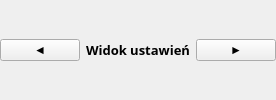
      <widget class="QFrame" name="frame_10">
       <property name="sizePolicy">
        <sizepolicy hsizetype="Expanding" vsizetype="Preferred">
         <horstretch>0</horstretch>
         <verstretch>0</verstretch>
        </sizepolicy>
       </property>
       <property name="frameShape">
        <enum>QFrame::NoFrame</enum>
       </property>
       <property name="frameShadow">
        <enum>QFrame::Raised</enum>
       </property>
       <layout class="QGridLayout" name="gridLayout_22">
        <property name="leftMargin">
         <number>0</number>
        </property>
        <property name="topMargin">
         <number>0</number>
        </property>
        <property name="rightMargin">
         <number>0</number>
        </property>
        <property name="bottomMargin">
         <number>0</number>
        </property>
        <item row="0" column="2">
         <widget class="QPushButton" name="nextStackBut">
          <property name="text">
           <string>►</string>
          </property>
         </widget>
        </item>
        <item row="0" column="0">
         <widget class="QPushButton" name="prevStackBut">
          <property name="sizePolicy">
           <sizepolicy hsizetype="Minimum" vsizetype="Fixed">
            <horstretch>0</horstretch>
            <verstretch>0</verstretch>
           </sizepolicy>
          </property>
          <property name="text">
           <string>◄</string>
          </property>
         </widget>
        </item>
        <item row="0" column="1">
         <widget class="QLabel" name="stackTitle">
          <property name="sizePolicy">
           <sizepolicy hsizetype="Expanding" vsizetype="Preferred">
            <horstretch>0</horstretch>
            <verstretch>0</verstretch>
           </sizepolicy>
          </property>
          <property name="font">
           <font>
            <family>Sans Serif</family>
            <pointsize>10</pointsize>
            <weight>75</weight>
            <bold>true</bold>
           </font>
          </property>
          <property name="text">
           <string>Widok ustawień</string>
          </property>
          <property name="alignment">
           <set>Qt::AlignCenter</set>
          </property>
          <property name="wordWrap">
           <bool>true</bool>
          </property>
         </widget>
        </item>
       </layout>
      </widget>
